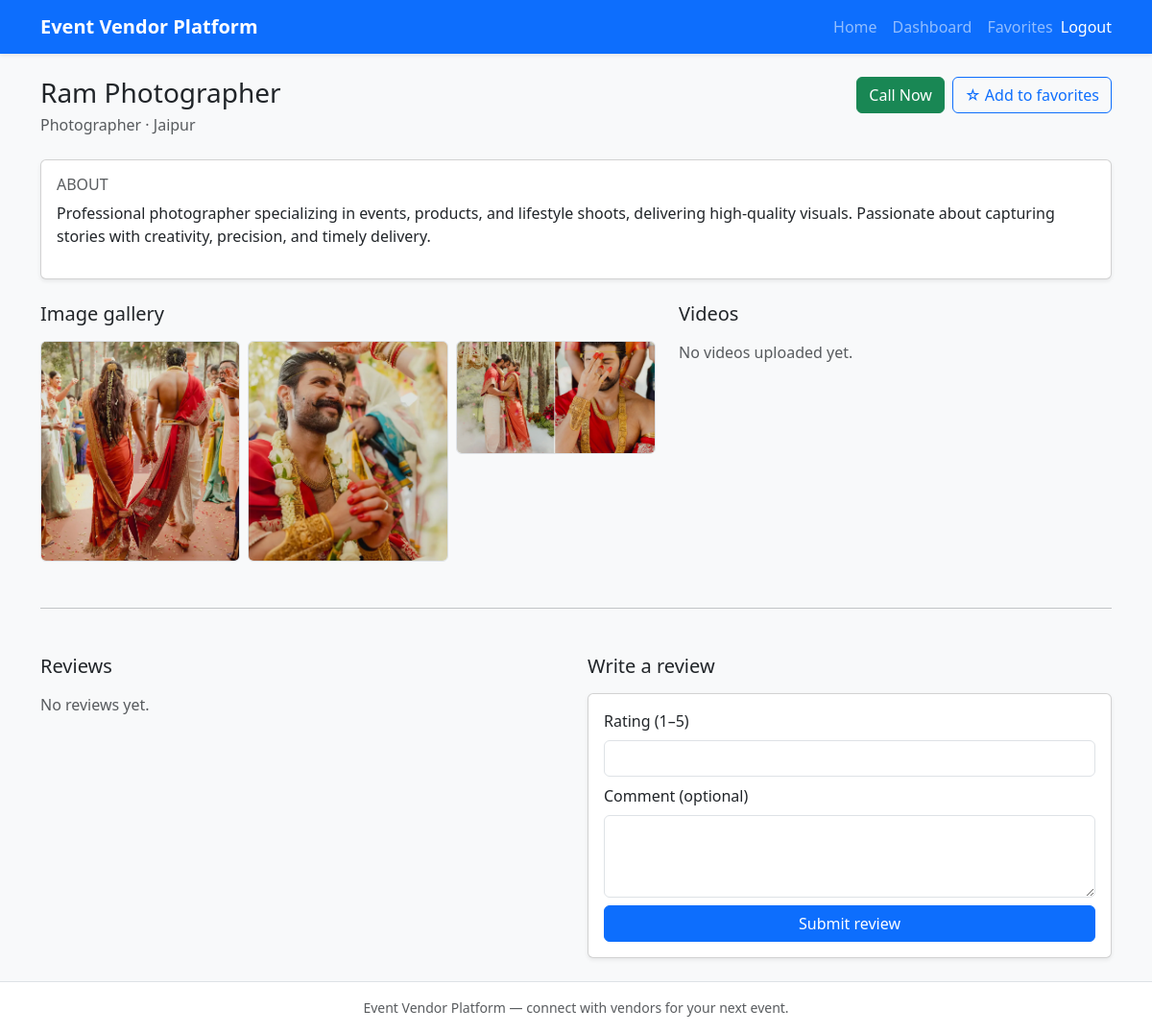
Page /vendor/7/ (signed in) on the committed database.
### vendors/models.py (models this page shows, shortened)
class VendorProfile(models.Model):
    user = models.OneToOneField(
        settings.AUTH_USER_MODEL,
        on_delete=models.CASCADE,
        related_name="vendor_profile",
    )
    phone = models.CharField(max_length=20, blank=True, default="")
    category = models.CharField(max_length=100, blank=True, default="")
    location = models.CharField(max_length=200, blank=True, default="")
    description = models.TextField(blank=True, default="")
    class Meta:
        ordering = ["user__username"]
    @property
    def display_name(self):
        return self.user.get_full_name() or self.user.username
    def category_label(self):
        return CATEGORY_LABELS.get(self.category, self.category or "—")
    def average_rating(self):
        agg = self.reviews.aggregate(avg=Avg("rating"))
        return agg["avg"]
    def review_count(self):
        return self.reviews.count()

class Media(models.Model):
    TYPE_IMAGE = "image"
    TYPE_VIDEO = "video"
    MEDIA_TYPE_CHOICES = [
        (TYPE_IMAGE, "Image"),
        (TYPE_VIDEO, "Video"),
    ]
    vendor = models.ForeignKey(
        VendorProfile,
        on_delete=models.CASCADE,
        related_name="media_files",
    )
    file = models.FileField(upload_to="vendor_media/%Y/%m/")
    media_type = models.CharField(max_length=10, choices=MEDIA_TYPE_CHOICES)
    class Meta:
        ordering = ["id"]
        verbose_name_plural = "Media"

### accounts/models.py (models this page shows, shortened)
class User(AbstractUser):
    ROLE_VENDOR = "vendor"
    ROLE_CUSTOMER = "customer"
    ROLE_CHOICES = [
        (ROLE_VENDOR, "Vendor"),
        (ROLE_CUSTOMER, "Customer"),
    ]
    role = models.CharField(
        max_length=20,
        choices=ROLE_CHOICES,
        default=ROLE_CUSTOMER,
        db_index=True,
    )
    class Meta:
        verbose_name = "User"
        verbose_name_plural = "Users"
    @property
    def is_customer(self):
        return self.role == self.ROLE_CUSTOMER

### vendors/views.py (the view)
# urls.py: path("vendor/<int:pk>/", views.vendor_profile, name="vendor_profile"),
def vendor_profile(request, pk):
    vendor = get_object_or_404(
        VendorProfile.objects.select_related("user"),
        pk=pk,
    )
    images = vendor.media_files.filter(media_type=Media.TYPE_IMAGE)
    videos = vendor.media_files.filter(media_type=Media.TYPE_VIDEO)
    reviews = vendor.reviews.select_related("customer").order_by("-created_at")
    avg = vendor.average_rating()
    count = vendor.review_count()
    is_favorite = False
    if request.user.is_authenticated and request.user.is_customer:
        is_favorite = Favorite.objects.filter(customer=request.user, vendor=vendor).exists()
    review_form = None
    can_review = False
    if request.user.is_authenticated and request.user.is_customer:
        can_review = not Review.objects.filter(vendor=vendor, customer=request.user).exists()
    if request.method == "POST" and "submit_review" in request.POST:
        if not request.user.is_authenticated or not request.user.is_customer:
            raise PermissionDenied
        if not can_review:
            messages.error(request, "You have already reviewed this vendor.")
            return redirect(vendor.get_absolute_url())
        review_form = ReviewForm(request.POST)
        if review_form.is_valid():
            rev = review_form.save(commit=False)
            rev.vendor = vendor
            rev.customer = request.user
            rev.save()
            messages.success(request, "Thank you for your review.")
            return redirect(vendor.get_absolute_url())
    elif can_review:
        review_form = ReviewForm()
    return render(
        request,
        "vendors/vendor_profile.html",
        {
            "vendor": vendor,
            "images": images,
            "videos": videos,
            "reviews": reviews,
            "avg_rating": avg,
            "review_count": count,
            "is_favorite": is_favorite,
            "review_form": review_form,
            "can_review": can_review,
        },
    )

### vendors/forms.py
class ReviewForm(forms.ModelForm):
    class Meta:
        model = Review
        fields = ("rating", "text")
        widgets = {
            "rating": forms.NumberInput(
                attrs={"class": "form-control", "min": 1, "max": 5, "step": 1}
            ),
            "text": forms.Textarea(attrs={"class": "form-control", "rows": 3}),
        }

### templates/vendors/vendor_profile.html (shortened to what this page needs)
{% extends "base.html" %}
{% block content %}
<div class="d-flex flex-wrap justify-content-between align-items-start gap-3 mb-4">
  <div>
    <h1 class="h3 mb-1">{{ vendor.display_name }}</h1>
    <p class="text-muted mb-0">
      {{ vendor.category_label }}
      {% if vendor.location %} · {{ vendor.location }}{% endif %}
    </p>
  </div>
  <div class="d-flex flex-wrap gap-2">
    {% if vendor.phone %}
      <a class="btn btn-success" href="tel:{{ vendor.phone }}">Call Now</a>
    {% else %}
      <span class="btn btn-secondary disabled">Phone not set</span>
    {% endif %}
    {% if user.is_authenticated and user.is_customer %}
      <form method="post" action="{% url 'vendors:toggle_favorite' vendor.pk %}" class="d-inline">
        <button type="submit" class="btn btn-outline-primary">
          {% if is_favorite %}★ Favorited{% else %}☆ Add to favorites{% endif %}
        </button>
      </form>
    {% endif %}
  </div>
</div>
{% if vendor.description %}
  <div class="card shadow-sm mb-4">
    <div class="card-body">
      <h2 class="h6 text-uppercase text-muted">About</h2>
      <p class="mb-0">{{ vendor.description|linebreaks }}</p>
    </div>
  </div>
{% endif %}
<div class="row g-4">
  <div class="col-lg-7">
    <h2 class="h5 mb-3">Image gallery</h2>
    {% if images %}
      <div class="row g-2">
        {% for img in images %}
          <div class="col-6 col-md-4">
            <a href="{{ img.file.url }}" target="_blank" rel="noopener">
              <img src="{{ img.file.url }}" class="img-fluid rounded border" alt="Gallery image">
            </a>
          </div>
        {% endfor %}
      </div>
    {% else %}
      <p class="text-muted">No images uploaded yet.</p>
    {% endif %}
  </div>
  <div class="col-lg-5">
    <h2 class="h5 mb-3">Videos</h2>
    {% if videos %}
      {% for vid in videos %}
        <div class="mb-3">
          <video class="w-100 rounded border" controls preload="metadata" style="max-height: 280px;">
            <source src="{{ vid.file.url }}">
            Your browser does not support video.
          </video>
        </div>
      {% endfor %}
    {% else %}
      <p class="text-muted">No videos uploaded yet.</p>
    {% endif %}
  </div>
</div>
<hr class="my-5">
<div class="row g-4">
  <div class="col-lg-6">
    <h2 class="h5 mb-3">Reviews</h2>
    {% if reviews %}
      <ul class="list-group list-group-flush">
        {% for r in reviews %}
          <li class="list-group-item px-0">
            <div class="d-flex justify-content-between">
              <strong>{{ r.customer.username }}</strong>
              <span class="badge text-bg-warning">{{ r.rating }} ★</span>
            </div>
            {% if r.text %}<p class="small mb-0 mt-1">{{ r.text }}</p>{% endif %}
            <div class="small text-muted">{{ r.created_at|date:"M j, Y" }}</div>
          </li>
        {% endfor %}
      </ul>
    {% else %}
      <p class="text-muted">No reviews yet.</p>
    {% endif %}
  </div>
  <div class="col-lg-6">
    {% if user.is_authenticated and user.is_customer and can_review and review_form %}
      <h2 class="h5 mb-3">Write a review</h2>
      <form method="post" class="card card-body shadow-sm">
        <div class="mb-2">
          <label class="form-label" for="id_rating">Rating (1–5)</label>
          {{ review_form.rating }}
        </div>
        <div class="mb-2">
          <label class="form-label" for="id_text">Comment (optional)</label>
          {{ review_form.text }}
        </div>
        <button type="submit" class="btn btn-primary">Submit review</button>
      </form>
    {% elif user.is_authenticated and user.is_customer and not can_review %}
      <p class="text-muted small">You have already reviewed this vendor.</p>
    {% elif not user.is_authenticated %}
      <p class="text-muted small"><a href="{% url 'login' %}">Login</a> as a customer to leave a review or save favorites.</p>
    {% endif %}
  </div>
</div>
{% endblock %}

### rows in the picture
VendorProfile: display_name "Ram Photographer", category_label "Photographer", location "Jaipur", description "Professional photographer specializing in events, products, and lifestyle shoots, delivering high‑quality visuals. Passionate about capturing stories with creativity, precision, and timely delivery."
Media: file (picture)
Media: file (picture)
Media: file (picture)
